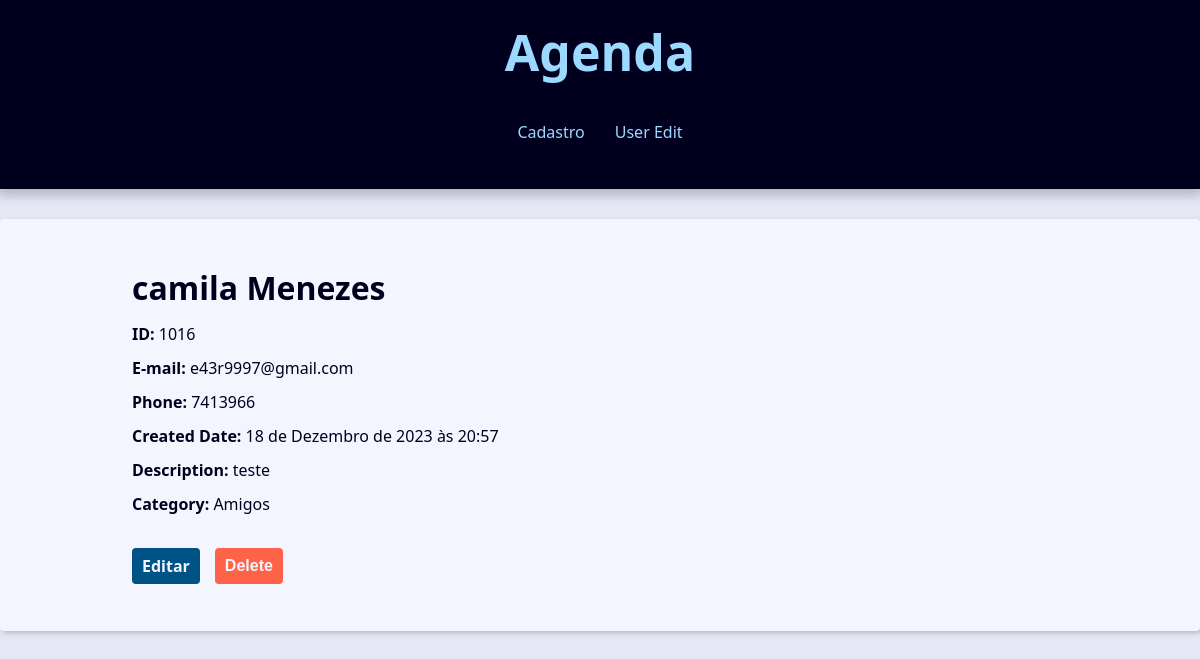
The app's page /contact/1016/, older data.
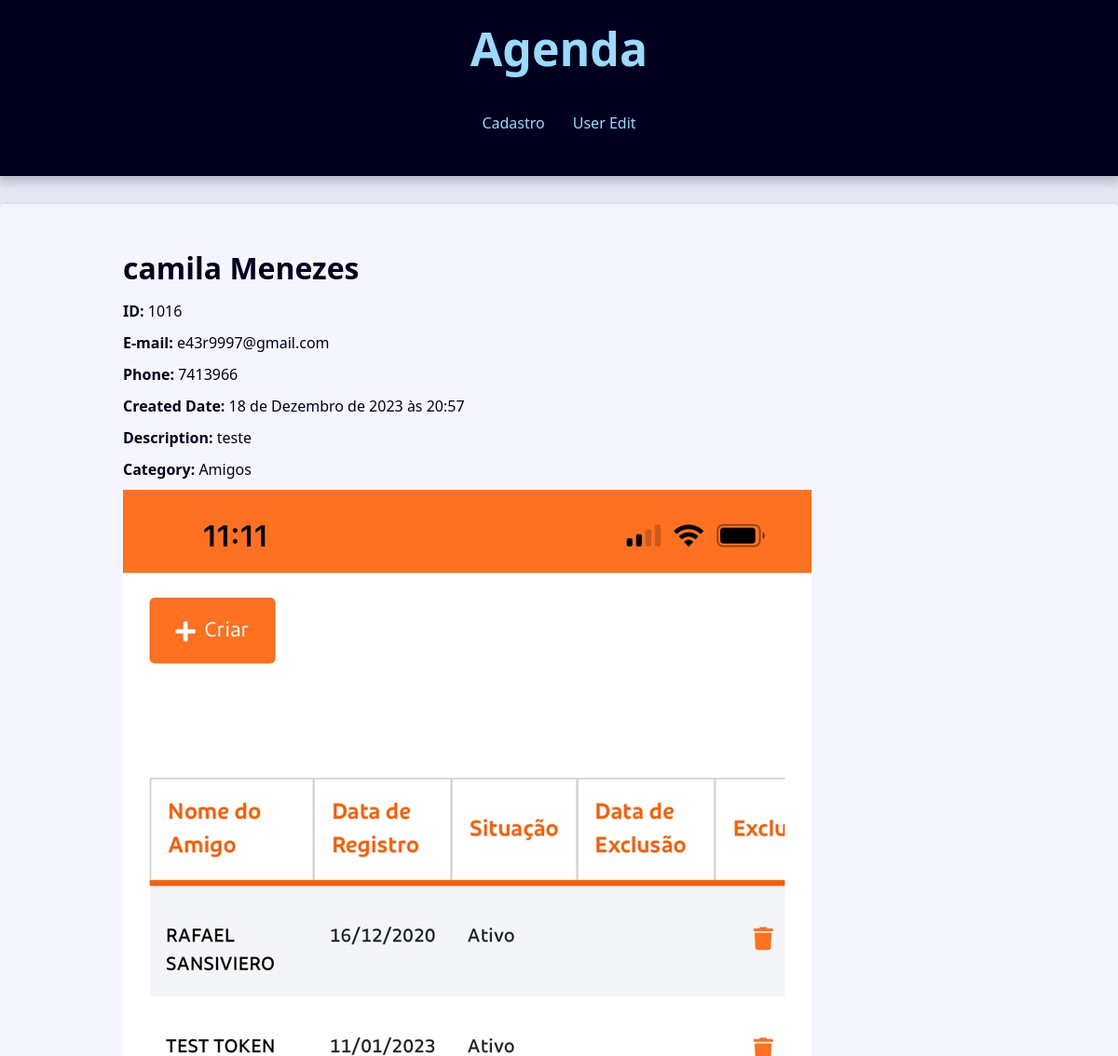
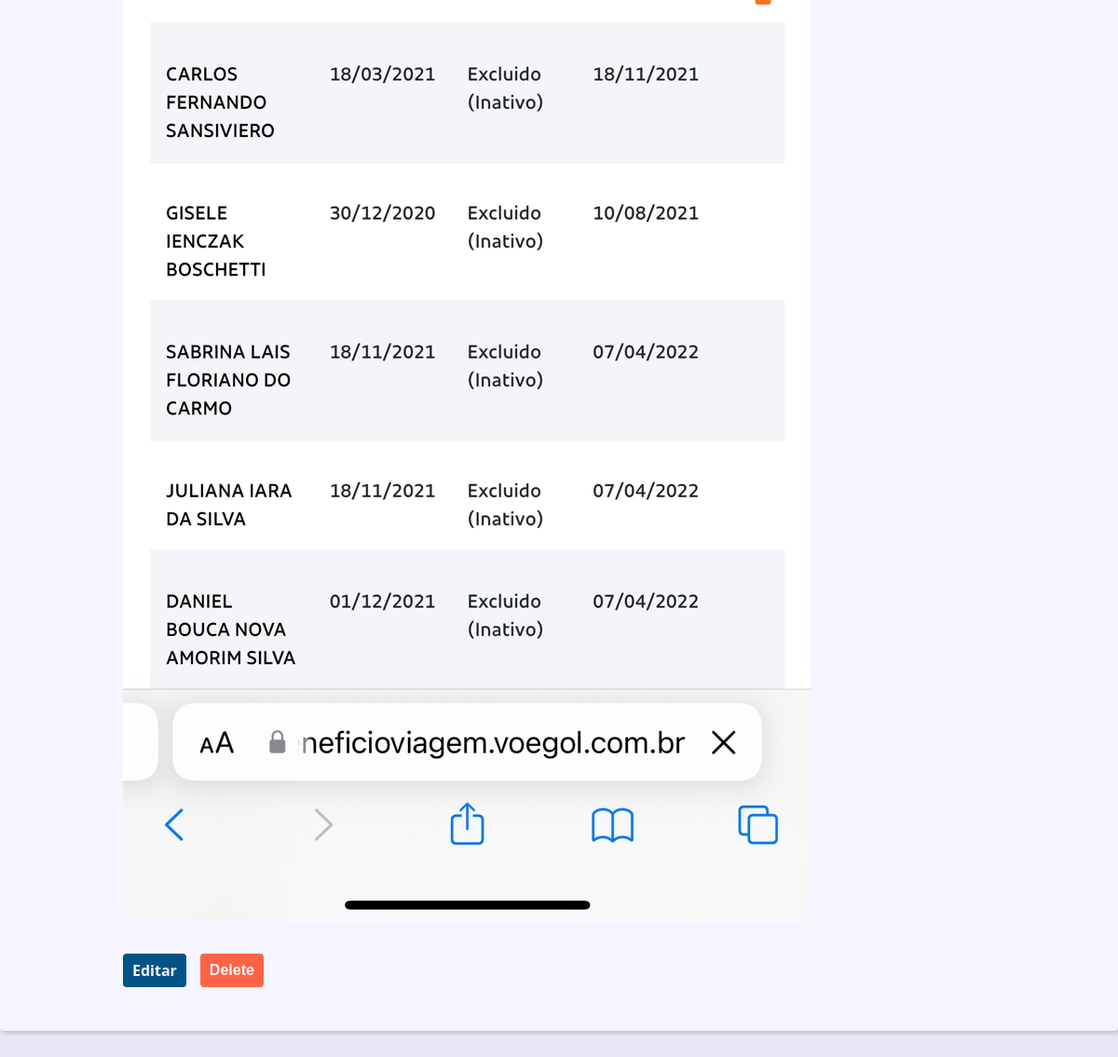
The same page, newer data (2 pictures, top to bottom).
### contact/models.py (models this page shows, shortened)
class Contact(models.Model):
    first_name = models.CharField(max_length=50)
    last_name = models.CharField(max_length=50, blank=True)
    phone = models.CharField(max_length=50)
    email = models.EmailField(max_length=254, blank=True)
    created_date = models.DateTimeField(default=timezone.now)
    description = models.TextField(blank=True)
    show = models.BooleanField(default=True)
    picture = models.ImageField(blank=True, upload_to='pictures/%Y/%M/%D/')
    category = models.ForeignKey(Category, on_delete=models.SET_NULL, null=True, blank=True)
    owner = models.ForeignKey(User, on_delete=models.SET_NULL, null=True, blank=True)

class Category(models.Model):
    name = models.CharField(max_length=50, blank= True)

### contact/views/contact_views.py (the view)
# urls.py: path('contact/<int:contact_id>/', views.contact, name='contact'),
def contact(request, contact_id):
    single_contact = get_object_or_404(
        Contact, pk=contact_id,
        show=True
        )
    site_title = f'{single_contact.first_name} {single_contact.last_name}'
    context={
        'contact': single_contact,
        'site_title':site_title
    }
    return render(
        request,
        'contact/contact.html',
        context
    )

### contact/templates/contact/contact.html (shortened to what this page needs)
{%extends 'global/base.html'%}
{% block content %}
    <div class="single-contact">
        <h1 class="single-contact-name">
            {{ contact.first_name }} {{ contact.last_name }}
        </h1>
        <p><b>ID:</b> {{ contact.id }}</p>
        <p><b>E-mail:</b> {{ contact.email }}</p>
        <p><b>Phone:</b> {{ contact.phone }}</p>
        <p><b>Created Date:</b> {{ contact.created_date }}</p>
        <p><b>Description:</b> {{ contact.description }}</p>
        <p><b>Category:</b> {{ contact.category.name }}</p>
        {% if contact.picture %}
        <p>
            <img src="{{contact.picture.url}}" alt="{{ contact.first_name}} {{ contact.last_name }}" />
        </p>
        {% endif %}
        <div class="contact-links">
            <a class="btn btn-link" href="{% url "contact:update" contact.id %}" > Editar</a>
            <form action="{% url "contact:delete" contact.id %}" method="POST">
                {% if confirmation == 'no' %}
                    <input type="hidden" name="confirmation" value="yes">
                    <button class="btn btn-link btn-delete" type="submit"> Confimar? </button>
                {% else %}
                    <button class="btn btn-link btn-delete" type="submit"> Delete </button>
                {% endif %}
            </form>
        </div>
    </div>
{%endblock content%}

### base_templates/global/base.html (shortened to what this page needs)
{% load static %}
<!DOCTYPE html>
<html lang="pt-BR">
<head>
    <link rel="stylesheet" href="{% static 'global/css/style.css'%}">
</head>
<body>
    {% include "global/partials/header.html" %}
    <main class='content'>
        {% block content %}{% endblock content %}
    </main>
</body>
</html>

### base_templates/global/partials/header.html (shortened to what this page needs)
<header class="header">
    <h1 class= "header-heading">
        <a href="{% url "contact:index" %}" class="header-link">
            Agenda
        </a>
    </h1>
    <nav class='menu'>
        <ul class='menu-list'>
            <li class='menu-item'>
                <a href="{% url "contact:create"%}" class="menu-link">
                    Cadastro
                </a>
            </li>
            <li class='menu-item'>
                <a href="{% url "contact:user_update" %}" class="menu-link">
                    User Edit
                </a>
            </li>
        </ul>
    </nav>
</header>

### base_static/global/css/style.css (style rules this page uses)
:root { --spacing: 1.5rem; --link-dark-color: rgb(0, 83, 134); --link-light-color: rgb(156, 217, 255); --clr-white: rgb(245, 245, 255); --clr-black: rgb(0, 0, 30); --clr-light-gray: rgb(230, 230, 245); --clr-dark-shadow-5: rgba(0, 0, 10, 5%); --clr-dark-shadow-10: rgba(0, 0, 10, 10%); --clr-dark-shadow-20: rgba(0, 0, 10, 20%); --clr-light-shadow-5: rgba(200, 200, 255, 5%); --clr-light-shadow-10: rgba(200, 200, 255, 10%); --clr-light-shadow-20: rgba(200, 200, 255, 20%); --main-page-width: 120rem; --table-min-width: 60rem; --biggest-font-size: 5rem; --bigger-font-size: 4rem; --big-font-size: 3.2rem; --medium-font-size: 2.4rem; --small-font-size: 1.6rem; --smaller-font-size: 1.4rem; --smallest-font-size: 1.2rem; --transition-fast: 300ms; --transition-medium: 600ms; --transition-slow: 1s; --default-border-radius: 4px; }
*, *::before, *::after { margin: 0; padding: 0; box-sizing: border-box; }
html { font-size: 62.5%; }
body { font-family: system-ui, -apple-system, BlinkMacSystemFont, 'Segoe UI', Roboto, Oxygen, Ubuntu, Cantarell, 'Open Sans', 'Helvetica Neue', sans-serif; line-height: 1.5; font-size: var(--small-font-size); color: var(--clr-black); -webkit-font-smoothing: antialiased; background: var(--clr-light-gray); }
img, svg { display: block; max-width: 100%; }
.header { background: var(--clr-black); padding: var(--spacing); box-shadow: 0 5px 10px 2px var(--clr-dark-shadow-20); z-index: 1; position: relative; }
.header-heading { font-size: var(--biggest-font-size); text-align: center; }
.header-link { color: var(--link-light-color); text-decoration: none; transition: filter var(--transition-fast) ease-in-out; }
.menu { margin: var(--spacing); }
.menu-list { list-style: none; display: flex; justify-content: center; flex-flow: row wrap; }
.menu-link { display: block; padding: var(--spacing); color: var(--link-light-color); text-decoration: none; transition: background-color var(--transition-fast) ease-in-out; border-radius: var(--default-border-radius); }
.content { max-width: var(--main-page-width); margin: calc(var(--spacing) * 2) auto; padding: var(--spacing); background: var(--clr-white); box-shadow: 2px 2px 5px var(--clr-dark-shadow-20); border-radius: var(--default-border-radius); }
@media (min-width: 600px) { .single-contact { max-width: 80%; margin: calc(var(--spacing) * 2) auto; } }
.single-contact h1 { margin: 1rem 0; }
.single-contact p { margin: 1rem 0; }
.btn { background-color: var(--link-dark-color); color: var(--clr-white); font-weight: bold; border: none; padding: 1rem 2rem; border-radius: var(--default-border-radius); cursor: pointer; transition: filter var(--transition-fast) ease-in-out; }
.contact-links { margin-block: calc(var(--small-font-size) * 2); display: flex; align-items: center; gap: 0 var(--spacing); }
.btn-link { font-size: var(--small-font-size); text-decoration: none; font-weight: bold; padding: 1rem; display: block; line-height: var(--small-font-size); }
.btn-delete { background: tomato; }

Row changes from the older to the newer data that the page shows:
changed Contact "camila": picture: picture added
